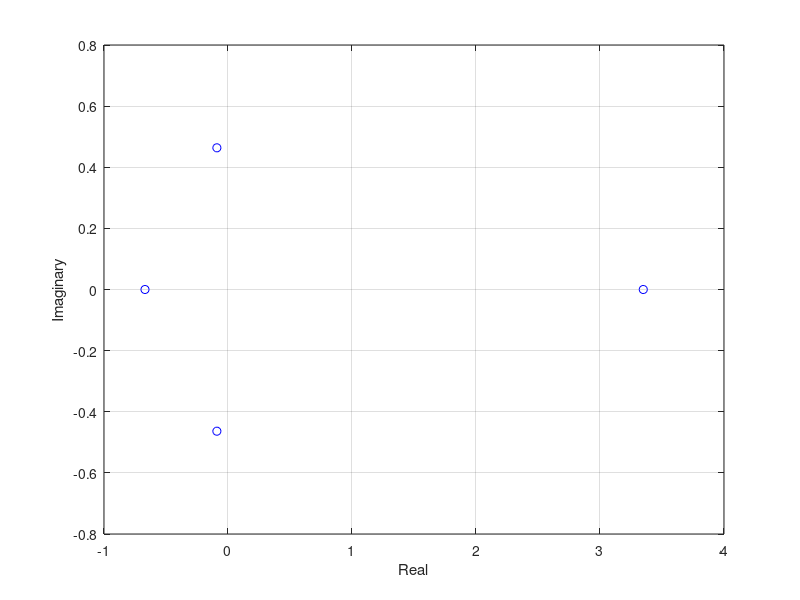

The MATLAB source for this figure:
function plot_task2()
    r = roots([-2 5 5 2 1]);    % finds roots for -2*x.^4 + 5*x.^3 + 5*x.^2 + 2*x + 1
    plot(real(r),imag(r),'bo')  % plots with blue circles
    grid on
    xlabel('Real') 
    ylabel('Imaginary') 
end